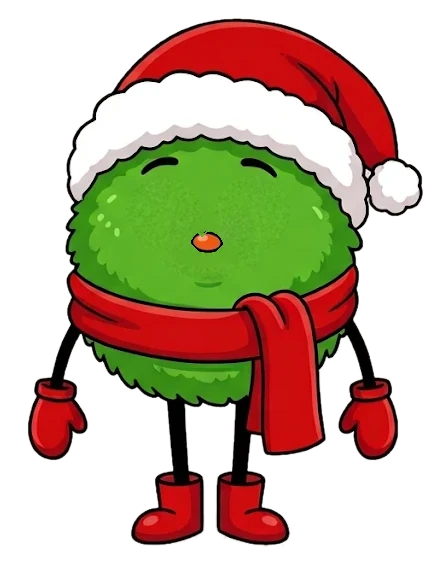
#> input picture assets/green_body.webp, 440 x 570 px
$ python cut_mouths.py ../assets/green_body.webp ../assets/green_eyes.webp
#> lines starting #> are read from the running program, lines starting #| are printed output that depends on the picture
import sys, json, numpy as np
from PIL import Image
from scipy import ndimage as ndi
SRC, OUT = sys.argv[1], sys.argv[2]
a = np.array(Image.open(SRC).convert('RGB')).astype(np.int16)
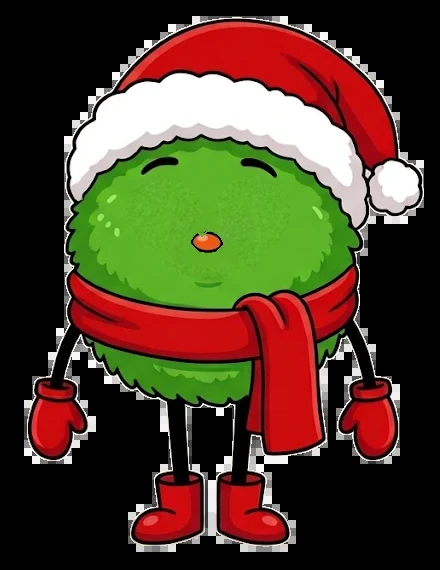
#> a: shape (570, 440, 3) int16; mean R, G, B 79.9, 62.2, 41.3
# crop box (no nose, no captions) + nose centre-x / bottom-y from the sheet
M = {
  'open':   dict(box=(135, 168, 422, 324), nose=(280, 167)),
  'o':      dict(box=(695, 158, 812, 309), nose=(754, 157)),
  'i':      dict(box=(95, 406, 465, 496),  nose=(284, 405)),
  'closed': dict(box=(138, 603, 430, 672), nose=(284, 602)),
}
SC = 0.5
meta = {}
for k, m in M.items():
    x0, y0, x1, y1 = m['box']
    c = a[y0:y1, x0:x1]
    white = c.min(2) > 225
    lab, _ = ndi.label(white)
#> (the run stopped early here; a loop or call above may not have finished)
